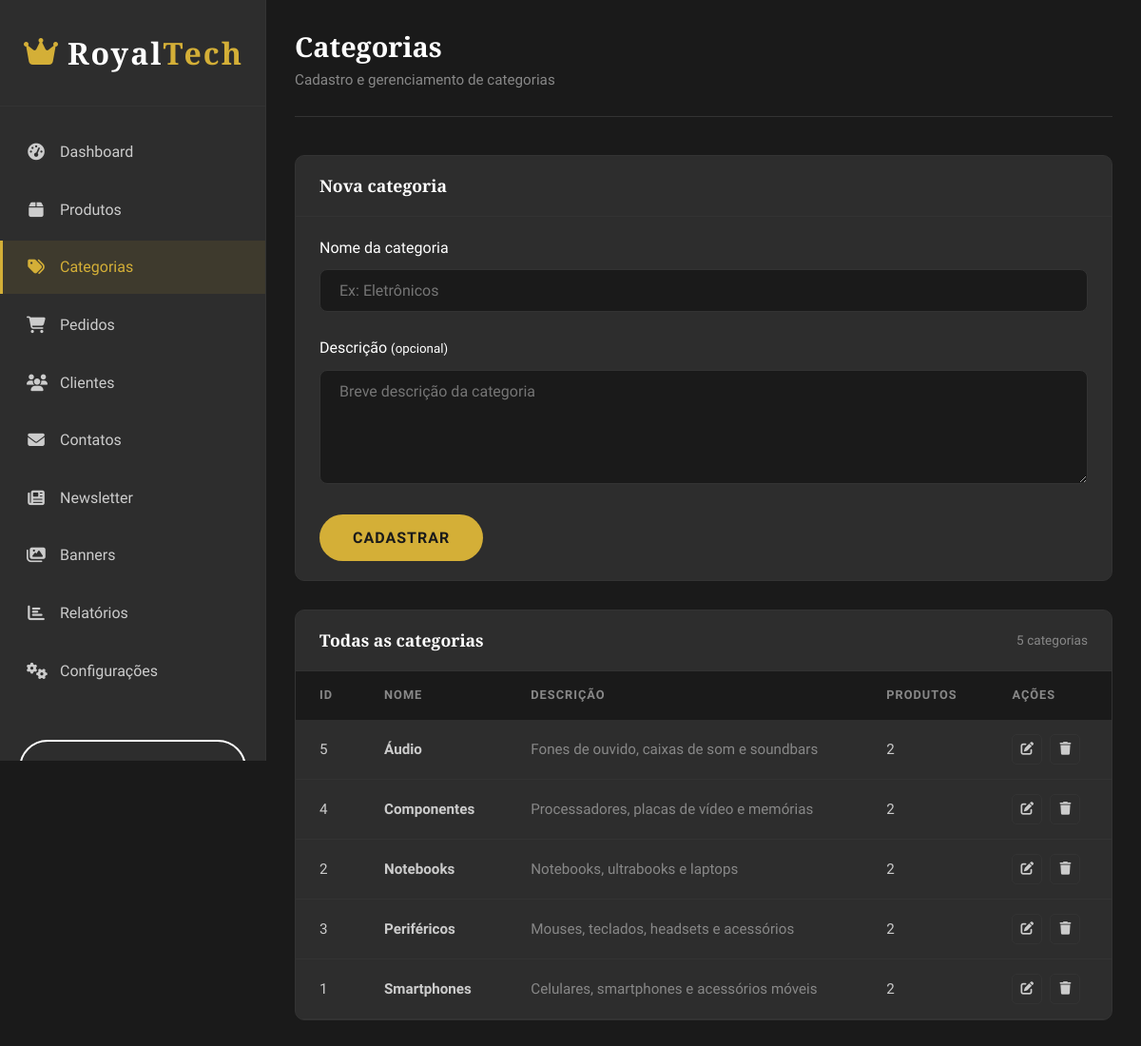
The app's page /pages/admin/categories.php (signed in) with its own data.
### tables this page shows
CREATE TABLE IF NOT EXISTS e5_categories (
  id INT PRIMARY KEY AUTO_INCREMENT,
  name VARCHAR(80) NOT NULL UNIQUE,
  slug VARCHAR(100) NOT NULL UNIQUE,
  description TEXT NULL,
  created_at TIMESTAMP DEFAULT CURRENT_TIMESTAMP,
  updated_at TIMESTAMP DEFAULT CURRENT_TIMESTAMP ON UPDATE CURRENT_TIMESTAMP
);

### pages/admin/categories.php (the view, shortened to what this page needs)
<?php
include '../../database/connection.php';
$categories = $pdo->query('SELECT c.*, (SELECT COUNT(*) FROM e5_products p WHERE p.category_id = c.id) AS total_products FROM e5_categories c ORDER BY c.name')->fetchAll();
$editCategory = null;
?><!DOCTYPE html>
<html lang="pt-BR">
<head>
    <?php include 'head_inc.php'; ?>
</head>
<body>
    <div class="admin-wrapper">
        <?php include 'sidebar_inc.php'; ?>
        <main class="admin-main">
            <header class="admin-header">
                <div class="admin-title">
                    <h2>Categorias</h2>
                    <p>Cadastro e gerenciamento de categorias</p>
                </div>
            </header>
            <div class="admin-table-container" style="margin-bottom:30px;">
                <div class="admin-table-header">
                    <h3><?php echo $editCategory ? 'Editar categoria' : 'Nova categoria'; ?></h3>
                </div>
                <form method="POST" style="padding:20px 25px;">
                    <div class="admin-form-group">
                        <label for="cat_name">Nome da categoria</label>
                        <input type="text" id="cat_name" name="name" placeholder="Ex: Eletrônicos" value="<?php echo $editCategory ? htmlspecialchars($editCategory['name'], ENT_QUOTES, 'UTF-8') : ''; ?>" required>
                    </div>
                    <div class="admin-form-group">
                        <label for="cat_desc">Descrição <small>(opcional)</small></label>
                        <textarea id="cat_desc" name="description" placeholder="Breve descrição da categoria"><?php echo $editCategory ? htmlspecialchars($editCategory['description'] ?? '', ENT_QUOTES, 'UTF-8') : ''; ?></textarea>
                    </div>
                    <div style="display:flex; gap:10px;">
                        <button class="btn btn-primary" type="submit"><?php echo $editCategory ? 'Atualizar' : 'Cadastrar'; ?></button>
                    </div>
                </form>
            </div>
            <div class="admin-table-container">
                <div class="admin-table-header">
                    <h3>Todas as categorias</h3>
                    <span style="color:var(--color-gray); font-size:0.85rem;"><?php echo count($categories); ?> categorias</span>
                </div>
                <table class="admin-table">
                    <thead>
                        <tr>
                            <th>ID</th>
                            <th>Nome</th>
                            <th>Descrição</th>
                            <th>Produtos</th>
                            <th>Ações</th>
                        </tr>
                    </thead>
                    <tbody>
                        <?php if (empty($categories)): ?>
                        <tr><td colspan="5" class="empty-state">Nenhuma categoria cadastrada.</td></tr>
                        <?php else: foreach ($categories as $category): ?>
                        <tr>
                            <td><?php echo (int) $category['id']; ?></td>
                            <td><strong><?php echo htmlspecialchars($category['name'], ENT_QUOTES, 'UTF-8'); ?></strong></td>
                            <td style="color:var(--color-gray);"><?php echo $category['description'] ? htmlspecialchars($category['description'], ENT_QUOTES, 'UTF-8') : '<em style="color:var(--color-gray);">—</em>'; ?></td>
                            <td><?php echo (int) $category['total_products']; ?></td>
                            <td>
                                <div class="table-actions">
                                    <a href="?edit=<?php echo (int) $category['id']; ?>" aria-label="Editar categoria"><i class="fas fa-edit"></i></a>
                                    <form method="POST" style="display:inline" onsubmit="return confirm('Deseja remover esta categoria?');">
                                        <button type="submit" class="delete" aria-label="Excluir categoria"><i class="fas fa-trash"></i></button>
                                    </form>
                                </div>
                            </td>
                        </tr>
                        <?php endforeach; endif; ?>
                    </tbody>
                </table>
            </div>
        </main>
    </div>
</body>
</html>

### assets/css/style.css (style rules this page uses)
:root { --color-primary: #d4af37; --color-primary-dark: #b8962e; --color-primary-light: #e8c547; --color-black: #1a1a1a; --color-black-light: #2d2d2d; --color-black-lighter: #404040; --color-white: #ffffff; --color-white-smoke: #f5f5f5; --color-gray: #888888; --color-gray-light: #cccccc; --color-border: #333333; --color-gold: #d4af37; --font-primary: 'Rajdhani', sans-serif; --font-secondary: 'Playfair Display', serif; --transition: all 0.3s ease; --shadow: 0 5px 20px rgba(0, 0, 0, 0.15); --shadow-hover: 0 10px 30px rgba(212, 175, 55, 0.2); }
* { margin: 0; padding: 0; box-sizing: border-box; }
html { scroll-behavior: smooth; }
body { font-family: var(--font-primary); font-size: 16px; line-height: 1.6; color: var(--color-white); background-color: var(--color-black); }
a { text-decoration: none; color: inherit; transition: var(--transition); }
h1, h2, h3, h4, h5, h6 { font-family: var(--font-secondary); font-weight: 700; line-height: 1.3; color: var(--color-white); }
h2 { font-size: 2.5rem; }
h3 { font-size: 2rem; }
.form-input, .admin-form-group input, .admin-form-group select, .admin-form-group textarea, .cep-input, .newsletter-input, .cart-qty { transition: border-color 0.3s ease, box-shadow 0.3s ease; }
.btn { display: inline-flex; align-items: center; justify-content: center; gap: 10px; padding: 15px 35px; font-family: var(--font-primary); font-size: 1rem; font-weight: 600; text-transform: uppercase; letter-spacing: 1px; border: none; border-radius: 30px; cursor: pointer; transition: var(--transition); }
.btn-primary { background: var(--color-primary); color: var(--color-black); }

### assets/css/admin.css (style rules this page uses)
.admin-wrapper { display: flex; min-height: 100vh; background: var(--color-black); }
.admin-main { flex: 1; margin-left: 280px; padding: 30px; background: var(--color-black); }
.admin-header { display: flex; justify-content: space-between; align-items: center; margin-bottom: 40px; padding-bottom: 25px; border-bottom: 1px solid var(--color-border); }
.admin-title h2 { font-size: 1.8rem; margin-bottom: 5px; }
.admin-title p { color: var(--color-gray); font-size: 0.95rem; }
.admin-table-container { background: var(--color-black-light); border: 1px solid var(--color-border); border-radius: 10px; overflow: hidden; }
.admin-table-header { display: flex; justify-content: space-between; align-items: center; padding: 20px 25px; border-bottom: 1px solid var(--color-border); }
.admin-table-header h3 { font-size: 1.1rem; }
.admin-table { width: 100%; border-collapse: collapse; }
.admin-table th, .admin-table td { padding: 15px 25px; text-align: left; }
.admin-table th { background: var(--color-black); color: var(--color-gray); font-weight: 600; font-size: 0.8rem; text-transform: uppercase; letter-spacing: 1px; }
.admin-table td { border-bottom: 1px solid var(--color-border); color: var(--color-gray-light); font-size: 0.95rem; }
.admin-table tbody tr { transition: var(--transition); }
.table-actions { display: flex; gap: 8px; }
.table-actions a, .table-actions button { width: 32px; height: 32px; display: flex; align-items: center; justify-content: center; border: 1px solid var(--color-border); border-radius: 5px; color: var(--color-gray-light); background: transparent; cursor: pointer; transition: var(--transition); font-size: 0.85rem; }
.admin-form-group { margin-bottom: 25px; }
.admin-form-group label { display: block; margin-bottom: 10px; font-weight: 500; color: var(--color-white); }
.admin-form-group input, .admin-form-group select, .admin-form-group textarea { width: 100%; padding: 12px 20px; border: 1px solid var(--color-border); border-radius: 8px; background: var(--color-black); color: var(--color-white); font-family: var(--font-primary); font-size: 1rem; transition: var(--transition); }
.admin-form-group textarea { resize: vertical; min-height: 120px; }

### records on screen
e5_categories: id "5", name "Áudio", description "Fones de ouvido, caixas de som e soundbars", total_products "2"
e5_categories: id "4", name "Componentes", description "Processadores, placas de vídeo e memórias", total_products "2"
e5_categories: id "2", name "Notebooks", description "Notebooks, ultrabooks e laptops", total_products "2"
e5_categories: id "3", name "Periféricos", description "Mouses, teclados, headsets e acessórios", total_products "2"
e5_categories: id "1", name "Smartphones", description "Celulares, smartphones e acessórios móveis", total_products "2"

### other values on screen
$item['label'] "Dashboard"
$item['label'] "Produtos"
$item['label'] "Categorias"
$item['label'] "Pedidos"
$item['label'] "Clientes"
$item['label'] "Contatos"
$item['label'] "Newsletter"
$item['label'] "Banners"
$item['label'] "Relatórios"
$item['label'] "Configurações"
count($categories) "5"
